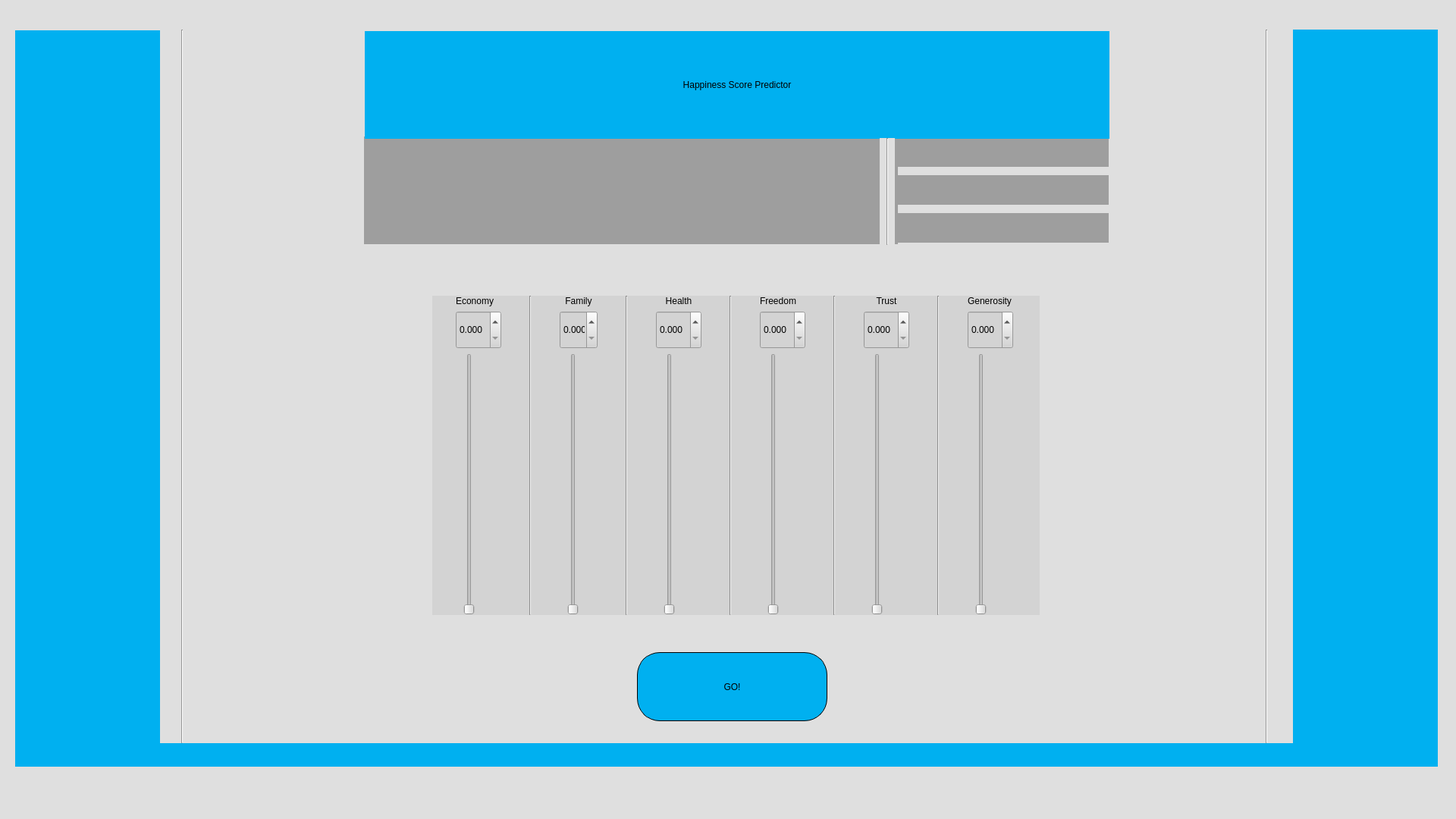
<?xml version="1.0" encoding="UTF-8"?>
<ui version="4.0">
 <class>Predictor</class>
 <widget class="QMainWindow" name="Predictor">
  <property name="geometry">
   <rect>
    <x>0</x>
    <y>0</y>
    <width>1920</width>
    <height>1080</height>
   </rect>
  </property>
  <property name="minimumSize">
   <size>
    <width>1920</width>
    <height>1080</height>
   </size>
  </property>
  <property name="maximumSize">
   <size>
    <width>1920</width>
    <height>1080</height>
   </size>
  </property>
  <property name="windowTitle">
   <string>Machine Learning</string>
  </property>
  <property name="styleSheet">
   <string notr="true">background-color: rgb(223, 223, 223);</string>
  </property>
  <widget class="QWidget" name="centralwidget">
   <widget class="QWidget" name="widget" native="true">
    <property name="geometry">
     <rect>
      <x>570</x>
      <y>390</y>
      <width>801</width>
      <height>421</height>
     </rect>
    </property>
    <property name="styleSheet">
     <string notr="true">background-color: rgb(211, 211, 211);</string>
    </property>
    <layout class="QGridLayout" name="gridLayout_2">
     <item row="0" column="4">
      <layout class="QVBoxLayout" name="verticalLayout_13">
       <item>
        <widget class="QLabel" name="label_10">
         <property name="styleSheet">
          <string notr="true">font: 16pt &quot;Kokila&quot;;</string>
         </property>
         <property name="text">
          <string>&lt;html&gt;&lt;head/&gt;&lt;body&gt;&lt;p align=&quot;center&quot;&gt;Health&lt;/p&gt;&lt;/body&gt;&lt;/html&gt;</string>
         </property>
        </widget>
       </item>
       <item>
        <widget class="QDoubleSpinBox" name="HA_SB">
         <property name="minimumSize">
          <size>
           <width>60</width>
           <height>50</height>
          </size>
         </property>
         <property name="maximumSize">
          <size>
           <width>60</width>
           <height>50</height>
          </size>
         </property>
         <property name="styleSheet">
          <string notr="true">font: 10pt &quot;MS Shell Dlg 2&quot;;</string>
         </property>
         <property name="decimals">
          <number>3</number>
         </property>
         <property name="maximum">
          <double>1.000000000000000</double>
         </property>
         <property name="singleStep">
          <double>0.001000000000000</double>
         </property>
        </widget>
       </item>
       <item>
        <widget class="QSlider" name="HE_SL">
         <property name="minimumSize">
          <size>
           <width>35</width>
           <height>300</height>
          </size>
         </property>
         <property name="maximum">
          <number>1</number>
         </property>
         <property name="orientation">
          <enum>Qt::Vertical</enum>
         </property>
        </widget>
       </item>
      </layout>
     </item>
     <item row="0" column="2">
      <layout class="QVBoxLayout" name="verticalLayout_12">
       <item>
        <widget class="QLabel" name="label_13">
         <property name="styleSheet">
          <string notr="true">font: 16pt &quot;Kokila&quot;;</string>
         </property>
         <property name="text">
          <string>&lt;html&gt;&lt;head/&gt;&lt;body&gt;&lt;p align=&quot;center&quot;&gt;Family&lt;/p&gt;&lt;/body&gt;&lt;/html&gt;</string>
         </property>
        </widget>
       </item>
       <item>
        <widget class="QDoubleSpinBox" name="FA_SB">
         <property name="minimumSize">
          <size>
           <width>50</width>
           <height>50</height>
          </size>
         </property>
         <property name="maximumSize">
          <size>
           <width>60</width>
           <height>50</height>
          </size>
         </property>
         <property name="styleSheet">
          <string notr="true">font: 10pt &quot;MS Shell Dlg 2&quot;;</string>
         </property>
         <property name="decimals">
          <number>3</number>
         </property>
         <property name="maximum">
          <double>2.000000000000000</double>
         </property>
         <property name="singleStep">
          <double>0.001000000000000</double>
         </property>
        </widget>
       </item>
       <item>
        <widget class="QSlider" name="FA_SL">
         <property name="minimumSize">
          <size>
           <width>35</width>
           <height>300</height>
          </size>
         </property>
         <property name="maximum">
          <number>2</number>
         </property>
         <property name="singleStep">
          <number>1</number>
         </property>
         <property name="orientation">
          <enum>Qt::Vertical</enum>
         </property>
        </widget>
       </item>
      </layout>
     </item>
     <item row="0" column="6">
      <layout class="QVBoxLayout" name="verticalLayout_14">
       <item>
        <widget class="QLabel" name="label_9">
         <property name="styleSheet">
          <string notr="true">font: 16pt &quot;Kokila&quot;;</string>
         </property>
         <property name="text">
          <string>Freedom</string>
         </property>
        </widget>
       </item>
       <item>
        <widget class="QDoubleSpinBox" name="FR_SB">
         <property name="minimumSize">
          <size>
           <width>60</width>
           <height>50</height>
          </size>
         </property>
         <property name="maximumSize">
          <size>
           <width>60</width>
           <height>50</height>
          </size>
         </property>
         <property name="styleSheet">
          <string notr="true">font: 10pt &quot;MS Shell Dlg 2&quot;;</string>
         </property>
         <property name="decimals">
          <number>3</number>
         </property>
         <property name="maximum">
          <double>1.000000000000000</double>
         </property>
         <property name="singleStep">
          <double>0.001000000000000</double>
         </property>
        </widget>
       </item>
       <item>
        <widget class="QSlider" name="FR_SL">
         <property name="minimumSize">
          <size>
           <width>35</width>
           <height>300</height>
          </size>
         </property>
         <property name="maximum">
          <number>1</number>
         </property>
         <property name="orientation">
          <enum>Qt::Vertical</enum>
         </property>
        </widget>
       </item>
      </layout>
     </item>
     <item row="0" column="8">
      <layout class="QVBoxLayout" name="verticalLayout_15">
       <item>
        <widget class="QLabel" name="label_12">
         <property name="styleSheet">
          <string notr="true">font: 16pt &quot;Kokila&quot;;</string>
         </property>
         <property name="text">
          <string>&lt;html&gt;&lt;head/&gt;&lt;body&gt;&lt;p align=&quot;center&quot;&gt;Trust&lt;/p&gt;&lt;/body&gt;&lt;/html&gt;</string>
         </property>
        </widget>
       </item>
       <item>
        <widget class="QDoubleSpinBox" name="TR_SB">
         <property name="minimumSize">
          <size>
           <width>60</width>
           <height>50</height>
          </size>
         </property>
         <property name="maximumSize">
          <size>
           <width>60</width>
           <height>50</height>
          </size>
         </property>
         <property name="styleSheet">
          <string notr="true">font: 10pt &quot;MS Shell Dlg 2&quot;;</string>
         </property>
         <property name="decimals">
          <number>3</number>
         </property>
         <property name="maximum">
          <double>1.000000000000000</double>
         </property>
         <property name="singleStep">
          <double>0.001000000000000</double>
         </property>
        </widget>
       </item>
       <item>
        <widget class="QSlider" name="TR_SL">
         <property name="minimumSize">
          <size>
           <width>35</width>
           <height>300</height>
          </size>
         </property>
         <property name="maximum">
          <number>1</number>
         </property>
         <property name="orientation">
          <enum>Qt::Vertical</enum>
         </property>
        </widget>
       </item>
      </layout>
     </item>
     <item row="0" column="3">
      <widget class="Line" name="line_2">
       <property name="orientation">
        <enum>Qt::Vertical</enum>
       </property>
      </widget>
     </item>
     <item row="0" column="10">
      <layout class="QVBoxLayout" name="verticalLayout_16">
       <item>
        <widget class="QLabel" name="label_11">
         <property name="styleSheet">
          <string notr="true">font: 16pt &quot;Kokila&quot;;</string>
         </property>
         <property name="text">
          <string>Generosity</string>
         </property>
        </widget>
       </item>
       <item>
        <widget class="QDoubleSpinBox" name="GN_SB">
         <property name="minimumSize">
          <size>
           <width>60</width>
           <height>50</height>
          </size>
         </property>
         <property name="maximumSize">
          <size>
           <width>60</width>
           <height>50</height>
          </size>
         </property>
         <property name="styleSheet">
          <string notr="true">font: 10pt &quot;MS Shell Dlg 2&quot;;</string>
         </property>
         <property name="decimals">
          <number>3</number>
         </property>
         <property name="maximum">
          <double>1.000000000000000</double>
         </property>
         <property name="singleStep">
          <double>0.001000000000000</double>
         </property>
        </widget>
       </item>
       <item>
        <widget class="QSlider" name="GN_SL">
         <property name="minimumSize">
          <size>
           <width>35</width>
           <height>300</height>
          </size>
         </property>
         <property name="maximum">
          <number>1</number>
         </property>
         <property name="orientation">
          <enum>Qt::Vertical</enum>
         </property>
        </widget>
       </item>
      </layout>
     </item>
     <item row="0" column="5">
      <widget class="Line" name="line_3">
       <property name="orientation">
        <enum>Qt::Vertical</enum>
       </property>
      </widget>
     </item>
     <item row="0" column="1">
      <widget class="Line" name="line">
       <property name="orientation">
        <enum>Qt::Vertical</enum>
       </property>
      </widget>
     </item>
     <item row="0" column="7">
      <widget class="Line" name="line_4">
       <property name="orientation">
        <enum>Qt::Vertical</enum>
       </property>
      </widget>
     </item>
     <item row="0" column="9">
      <widget class="Line" name="line_5">
       <property name="orientation">
        <enum>Qt::Vertical</enum>
       </property>
      </widget>
     </item>
     <item row="0" column="0">
      <layout class="QVBoxLayout" name="verticalLayout">
       <item>
        <widget class="QLabel" name="label">
         <property name="styleSheet">
          <string notr="true">font: 16pt &quot;Kokila&quot;;</string>
         </property>
         <property name="text">
          <string>Economy</string>
         </property>
        </widget>
       </item>
       <item>
        <widget class="QDoubleSpinBox" name="EC_SB">
         <property name="minimumSize">
          <size>
           <width>60</width>
           <height>50</height>
          </size>
         </property>
         <property name="maximumSize">
          <size>
           <width>60</width>
           <height>50</height>
          </size>
         </property>
         <property name="styleSheet">
          <string notr="true">font: 10pt &quot;MS Shell Dlg 2&quot;;</string>
         </property>
         <property name="decimals">
          <number>3</number>
         </property>
         <property name="maximum">
          <double>2.000000000000000</double>
         </property>
         <property name="singleStep">
          <double>0.001000000000000</double>
         </property>
        </widget>
       </item>
       <item>
        <widget class="QSlider" name="EC_SL">
         <property name="minimumSize">
          <size>
           <width>35</width>
           <height>300</height>
          </size>
         </property>
         <property name="styleSheet">
          <string notr="true"/>
         </property>
         <property name="maximum">
          <number>2</number>
         </property>
         <property name="orientation">
          <enum>Qt::Vertical</enum>
         </property>
        </widget>
       </item>
      </layout>
     </item>
    </layout>
   </widget>
   <widget class="QPushButton" name="GO">
    <property name="geometry">
     <rect>
      <x>840</x>
      <y>860</y>
      <width>251</width>
      <height>91</height>
     </rect>
    </property>
    <property name="styleSheet">
     <string notr="true">background-color: rgb(0, 176, 240);
font: 75 22pt &quot;Kokila&quot;;
border :1px solid black;
border-radius : 30px;

</string>
    </property>
    <property name="text">
     <string>GO!</string>
    </property>
   </widget>
   <widget class="QLabel" name="label_3">
    <property name="geometry">
     <rect>
      <x>481</x>
      <y>41</y>
      <width>982</width>
      <height>142</height>
     </rect>
    </property>
    <property name="styleSheet">
     <string notr="true">font: 72pt &quot;Kokila&quot;;
background-color: rgb(0, 176, 240);
</string>
    </property>
    <property name="text">
     <string>&lt;html&gt;&lt;head/&gt;&lt;body&gt;&lt;p align=&quot;center&quot;&gt;Happiness Score Predictor&lt;/p&gt;&lt;/body&gt;&lt;/html&gt;</string>
    </property>
   </widget>
   <widget class="QLabel" name="label_4">
    <property name="geometry">
     <rect>
      <x>20</x>
      <y>40</y>
      <width>191</width>
      <height>941</height>
     </rect>
    </property>
    <property name="styleSheet">
     <string notr="true">background-color: rgb(0, 176, 240);</string>
    </property>
    <property name="text">
     <string/>
    </property>
   </widget>
   <widget class="QLabel" name="label_5">
    <property name="geometry">
     <rect>
      <x>1705</x>
      <y>39</y>
      <width>191</width>
      <height>941</height>
     </rect>
    </property>
    <property name="styleSheet">
     <string notr="true">background-color: rgb(0, 176, 240);</string>
    </property>
    <property name="text">
     <string/>
    </property>
   </widget>
   <widget class="QLabel" name="label_6">
    <property name="geometry">
     <rect>
      <x>20</x>
      <y>980</y>
      <width>1876</width>
      <height>31</height>
     </rect>
    </property>
    <property name="styleSheet">
     <string notr="true">background-color: rgb(0, 176, 240);</string>
    </property>
    <property name="text">
     <string/>
    </property>
   </widget>
   <widget class="Line" name="line_7">
    <property name="geometry">
     <rect>
      <x>230</x>
      <y>39</y>
      <width>20</width>
      <height>941</height>
     </rect>
    </property>
    <property name="orientation">
     <enum>Qt::Vertical</enum>
    </property>
   </widget>
   <widget class="Line" name="line_8">
    <property name="geometry">
     <rect>
      <x>1660</x>
      <y>39</y>
      <width>20</width>
      <height>941</height>
     </rect>
    </property>
    <property name="orientation">
     <enum>Qt::Vertical</enum>
    </property>
   </widget>
   <widget class="QLabel" name="Result">
    <property name="enabled">
     <bool>true</bool>
    </property>
    <property name="geometry">
     <rect>
      <x>480</x>
      <y>180</y>
      <width>704</width>
      <height>142</height>
     </rect>
    </property>
    <property name="styleSheet">
     <string notr="true">background-color: rgb(158, 158, 158);
font: 75 italic 36pt &quot;Kokila&quot;;</string>
    </property>
    <property name="text">
     <string/>
    </property>
   </widget>
   <widget class="Line" name="line_6">
    <property name="geometry">
     <rect>
      <x>1160</x>
      <y>182</y>
      <width>20</width>
      <height>141</height>
     </rect>
    </property>
    <property name="orientation">
     <enum>Qt::Vertical</enum>
    </property>
   </widget>
   <widget class="QWidget" name="">
    <property name="geometry">
     <rect>
      <x>1183</x>
      <y>176</y>
      <width>281</width>
      <height>151</height>
     </rect>
    </property>
    <layout class="QVBoxLayout" name="verticalLayout_3">
     <item>
      <widget class="QLabel" name="Rank1">
       <property name="enabled">
        <bool>true</bool>
       </property>
       <property name="minimumSize">
        <size>
         <width>279</width>
         <height>39</height>
        </size>
       </property>
       <property name="maximumSize">
        <size>
         <width>279</width>
         <height>39</height>
        </size>
       </property>
       <property name="styleSheet">
        <string notr="true">background-color: rgb(158, 158, 158);
font: italic 24pt &quot;Kokila&quot;;</string>
       </property>
       <property name="text">
        <string/>
       </property>
      </widget>
     </item>
     <item>
      <widget class="QLabel" name="Rank2">
       <property name="enabled">
        <bool>true</bool>
       </property>
       <property name="minimumSize">
        <size>
         <width>279</width>
         <height>39</height>
        </size>
       </property>
       <property name="maximumSize">
        <size>
         <width>279</width>
         <height>39</height>
        </size>
       </property>
       <property name="styleSheet">
        <string notr="true">background-color: rgb(158, 158, 158);
font: italic 24pt &quot;Kokila&quot;;</string>
       </property>
       <property name="text">
        <string/>
       </property>
      </widget>
     </item>
     <item>
      <widget class="QLabel" name="Rank3">
       <property name="enabled">
        <bool>true</bool>
       </property>
       <property name="minimumSize">
        <size>
         <width>279</width>
         <height>39</height>
        </size>
       </property>
       <property name="maximumSize">
        <size>
         <width>279</width>
         <height>39</height>
        </size>
       </property>
       <property name="styleSheet">
        <string notr="true">background-color: rgb(158, 158, 158);
font: italic 24pt &quot;Kokila&quot;;</string>
       </property>
       <property name="text">
        <string/>
       </property>
      </widget>
     </item>
    </layout>
    <zorder>Rank1</zorder>
    <zorder>Rank2</zorder>
    <zorder>Rank3</zorder>
   </widget>
   <zorder>Result</zorder>
   <zorder>widget</zorder>
   <zorder>GO</zorder>
   <zorder>label_3</zorder>
   <zorder>label_4</zorder>
   <zorder>label_5</zorder>
   <zorder>label_6</zorder>
   <zorder>line_7</zorder>
   <zorder>line_8</zorder>
   <zorder>Rank1</zorder>
   <zorder>Result_3</zorder>
   <zorder>Result_4</zorder>
   <zorder>line_6</zorder>
  </widget>
  <widget class="QMenuBar" name="menubar">
   <property name="geometry">
    <rect>
     <x>0</x>
     <y>0</y>
     <width>1920</width>
     <height>26</height>
    </rect>
   </property>
  </widget>
  <widget class="QStatusBar" name="statusbar"/>
 </widget>
 <tabstops>
  <tabstop>EC_SL</tabstop>
  <tabstop>EC_SB</tabstop>
  <tabstop>FA_SL</tabstop>
  <tabstop>FA_SB</tabstop>
  <tabstop>HE_SL</tabstop>
  <tabstop>HA_SB</tabstop>
  <tabstop>FR_SL</tabstop>
  <tabstop>FR_SB</tabstop>
  <tabstop>TR_SL</tabstop>
  <tabstop>TR_SB</tabstop>
  <tabstop>GN_SL</tabstop>
  <tabstop>GN_SB</tabstop>
 </tabstops>
 <resources/>
 <connections/>
</ui>
